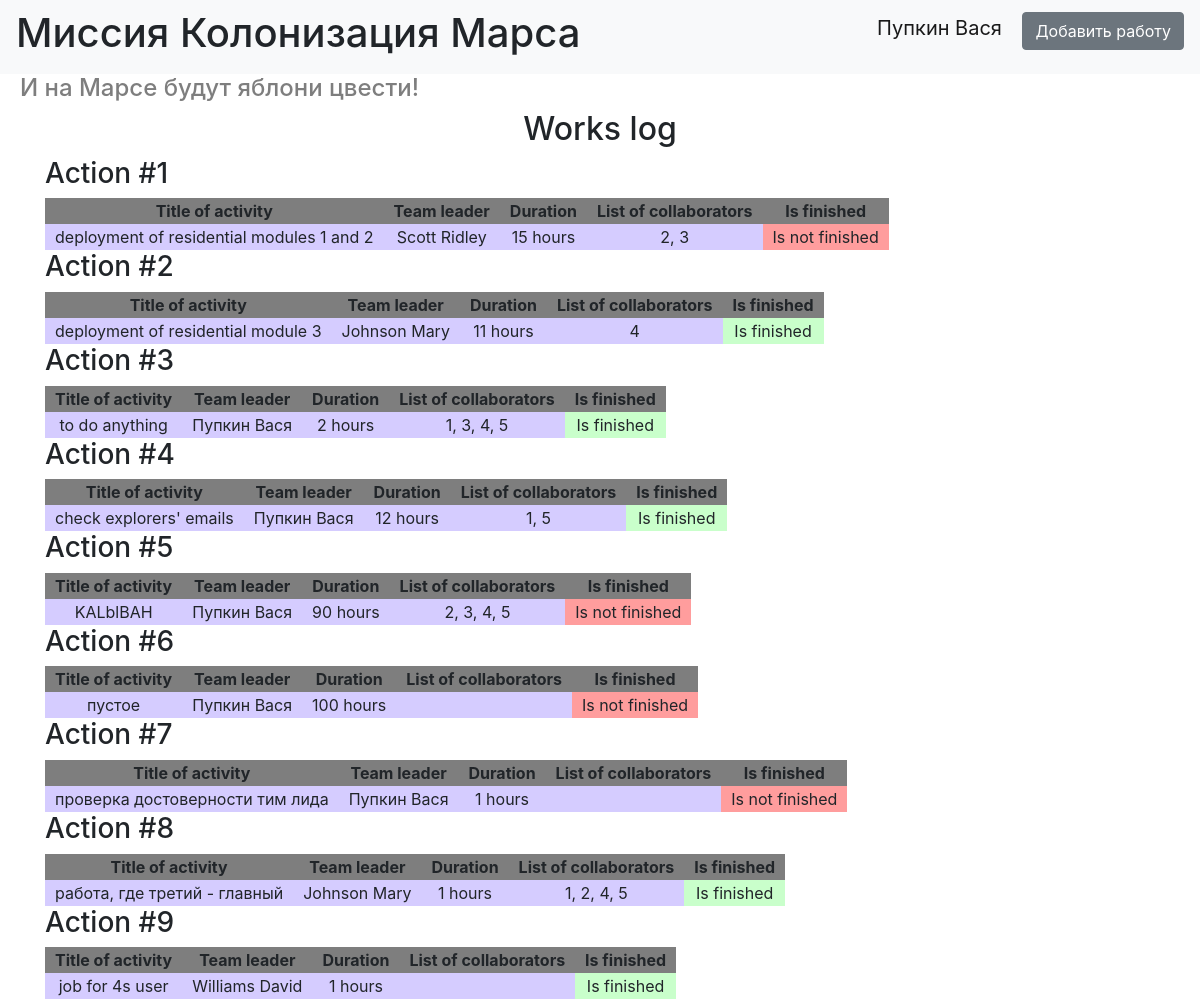
Page /index (signed in) on the committed database.
### data/users.py (models this page shows, shortened)
class User(SqlAlchemyBase, UserMixin):
    __tablename__ = 'users'
    id = sqlalchemy.Column(sqlalchemy.Integer,
                           primary_key=True, autoincrement=True)
    surname = sqlalchemy.Column(sqlalchemy.String, nullable=True)
    name = sqlalchemy.Column(sqlalchemy.String, nullable=True)
    age = sqlalchemy.Column(sqlalchemy.Integer, nullable=True)
    position = sqlalchemy.Column(sqlalchemy.String, nullable=True)
    speciality = sqlalchemy.Column(sqlalchemy.String, nullable=True)
    address = sqlalchemy.Column(sqlalchemy.String, nullable=True)
    email = sqlalchemy.Column(sqlalchemy.String,
                              unique=True, nullable=True)
    hashed_password = sqlalchemy.Column(sqlalchemy.String, nullable=True)
    modified_date = sqlalchemy.Column(sqlalchemy.DateTime,
                                      default=datetime.datetime.now)
    jobs = orm.relationship("Jobs", back_populates='user')
    department = orm.relationship('Department')

### data/jobs.py (models this page shows, shortened)
class Jobs(SqlAlchemyBase):
    __tablename__ = 'jobs'
    id = sqlalchemy.Column(sqlalchemy.Integer,
                           primary_key=True, autoincrement=True)
    team_leader = sqlalchemy.Column(sqlalchemy.Integer,
                                    sqlalchemy.ForeignKey("users.id"))
    job = sqlalchemy.Column(sqlalchemy.String, nullable=True)
    work_size = sqlalchemy.Column(sqlalchemy.Integer, nullable=True)
    collaborators = sqlalchemy.Column(sqlalchemy.String, nullable=True)
    start_date = sqlalchemy.Column(sqlalchemy.Date, nullable=True)
    end_date = sqlalchemy.Column(sqlalchemy.Date, nullable=False)
    is_finished = sqlalchemy.Column(sqlalchemy.Boolean, nullable=False)
    user = orm.relationship('User')

### index.py (the view)
@app.route('/')
@app.route('/index')
def works_log():
    db_sess = db_session.create_session()
    jobs = db_sess.query(Jobs).all()
    return render_template('works_log.html', jobs=jobs)

### data/db_session.py (called while the page is built)
def create_session() -> Session:
    global __factory
    return __factory()

### index.py (called while the page is built)
@login_manager.user_loader
def load_user(user_id):
    db_sess = db_session.create_session()
    return db_sess.query(User).get(user_id)

### templates/works_log.html
{% extends "base.html" %}
{% block content %}
    <h2> Works log </h2>
    {% for job in jobs %}
        <h3> Action #{{job.id}} </h3>
        <table>
            <tr>
                <th> Title of activity </th>
                <th> Team leader </th>
                <th> Duration </th>
                <th> List of collaborators </th>
                <th> Is finished </th>
            </tr>
            <tr style="background-color: #d5ccff">
                <td> {{job.job}} </td>
                <td> {{job.user.surname}} {{job.user.name}} </td>
                <td> {{job.work_size}} hours </td>
                <td> {{job.collaborators}} </td>
                {% if job.is_finished %}
                    <td style="background-color: #c9ffcb"> Is finished </td>
                {% else %}
                    <td style="background-color: #ff9d9d"> Is not finished </td>
                {% endif %}
            </tr>
        </table>
    {% endfor %}
{% endblock %}

### templates/base.html (shortened to what this page needs)
<!doctype html>
<html lang="en">
<head>
    <link rel="stylesheet"
          href="https://stackpath.bootstrapcdn.com/bootstrap/4.4.1/css/bootstrap.min.css"
>
    <link rel="stylesheet" type="text/css" href="/static/css/style.css">
</head>
<body>
<header>
    <nav class="navbar navbar-light bg-light">
        <h1> Миссия Колонизация Марса </h1>
        {% if current_user.is_authenticated %}
            <p>
                <a class="navbar-brand" href="/logout">{{ current_user.surname }} {{ current_user.name }}</a>
                <a href="create_job" class="btn btn-secondary">Добавить работу</a>
            </p>
        {% else %}
            <p>
                <a class="btn btn-primary " href="/register">Зарегистрироваться</a>
                <a class="btn btn-success" href="/login">Войти</a>
            </p>
        {% endif %}
    </nav>
    <h4> И на Марсе будут яблони цвести! </h4>
</header>
<main role="main" class="container">
    {% block content %}{% endblock %}
</main>
</body>
</html>

### static/css/style.css (style rules this page uses)
h4 { margin-left: 20px; color: #7e7e7e; }
h2 { text-align: center; }
th { padding-left: 10px; padding-right: 10px; text-align: center; background-color: #7e7e7e; }
td { padding-left: 10px; padding-right: 10px; text-align: center; }

### rows in the picture
User: surname "Пупкин", name "Вася"
Jobs: id "1", job "deployment of residential modules 1 and 2", user.surname "Scott", user.name "Ridley", work_size "15", collaborators "2, 3", is_finished "Is not finished"
Jobs: id "2", job "deployment of residential module 3", user.surname "Johnson", user.name "Mary", work_size "11", collaborators "4", is_finished "Is finished"
Jobs: id "3", job "to do anything", user.surname "Пупкин", user.name "Вася", work_size "2", collaborators "1, 3, 4, 5", is_finished "Is finished"
Jobs: id "4", job "check explorers' emails", user.surname "Пупкин", user.name "Вася", work_size "12", collaborators "1, 5", is_finished "Is finished"
Jobs: id "5", job "KALblBAH", user.surname "Пупкин", user.name "Вася", work_size "90", collaborators "2, 3, 4, 5", is_finished "Is not finished"
Jobs: id "6", job "пустое", user.surname "Пупкин", user.name "Вася", work_size "100", is_finished "Is not finished"
Jobs: id "7", job "проверка достоверности тим лида", user.surname "Пупкин", user.name "Вася", work_size "1", is_finished "Is not finished"
Jobs: id "8", job "работа, где третий - главный", user.surname "Johnson", user.name "Mary", work_size "1", collaborators "1, 2, 4, 5", is_finished "Is finished"
Jobs: id "9", job "job for 4s user", user.surname "Williams", user.name "David", work_size "1", is_finished "Is finished"
